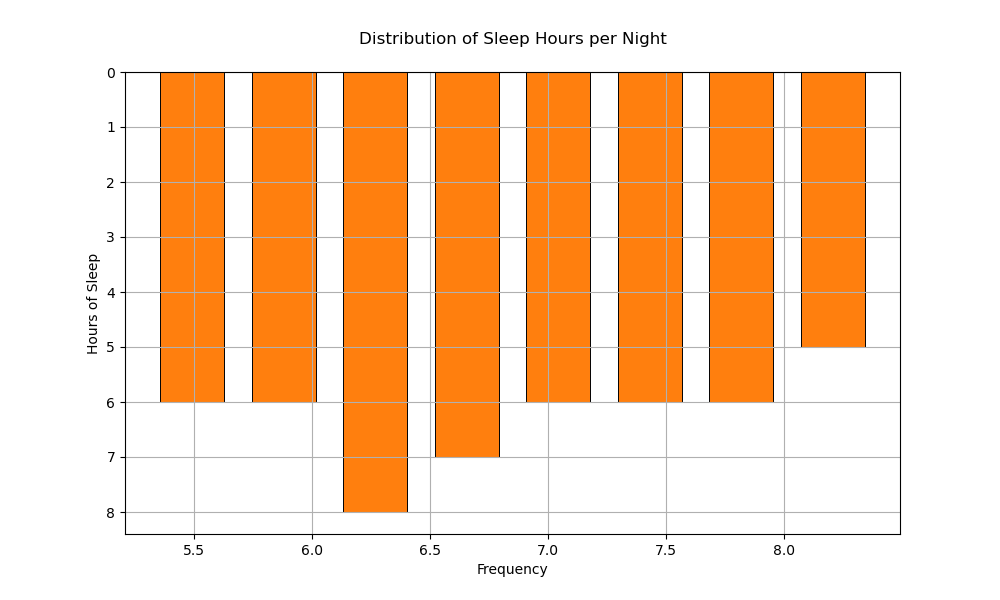

This figure's Python source:

import matplotlib.pyplot as plt

# Data points
sleep_hours = [
    6.5, 7.0, 6.0, 8.0, 5.5, 7.5, 6.8, 7.2, 6.3, 8.1, 5.8, 7.9, 6.1, 6.7, 8.3, 5.9, 6.4, 7.6, 5.4, 7.3, 
    6.6, 6.2, 7.8, 5.7, 7.4, 8.2, 6.9, 5.6, 7.1, 6.7, 5.3, 8.4, 6.2, 7.7, 6.1, 5.8, 7.0, 6.4, 5.6, 8.0, 
    7.5, 6.3, 7.2, 6.5, 7.9, 5.7, 6.8, 8.1, 5.5, 7.6
]

plt.figure(figsize=(10, 6))  # Change width and height of the chart
n, bins, patches = plt.hist(sleep_hours, bins=8, color='#1F77B4', rwidth=0.7)  # Changing color and making histogram horizontal.

# Setting the colors of individual bars (patches)
for patch in patches:
    patch.set_facecolor('#FF7F0E')  # A nice orange color

# Add a black line at the edge of each bar
[patch.set_linewidth(0.7) for patch in patches]
[patch.set_edgecolor('#000000') for patch in patches]

plt.title('Distribution of Sleep Hours per Night', pad=20)
plt.xlabel('Frequency')
plt.ylabel('Hours of Sleep')
plt.grid(True)
plt.gca().invert_yaxis()  # Making the histogram horizontal
plt.show()
